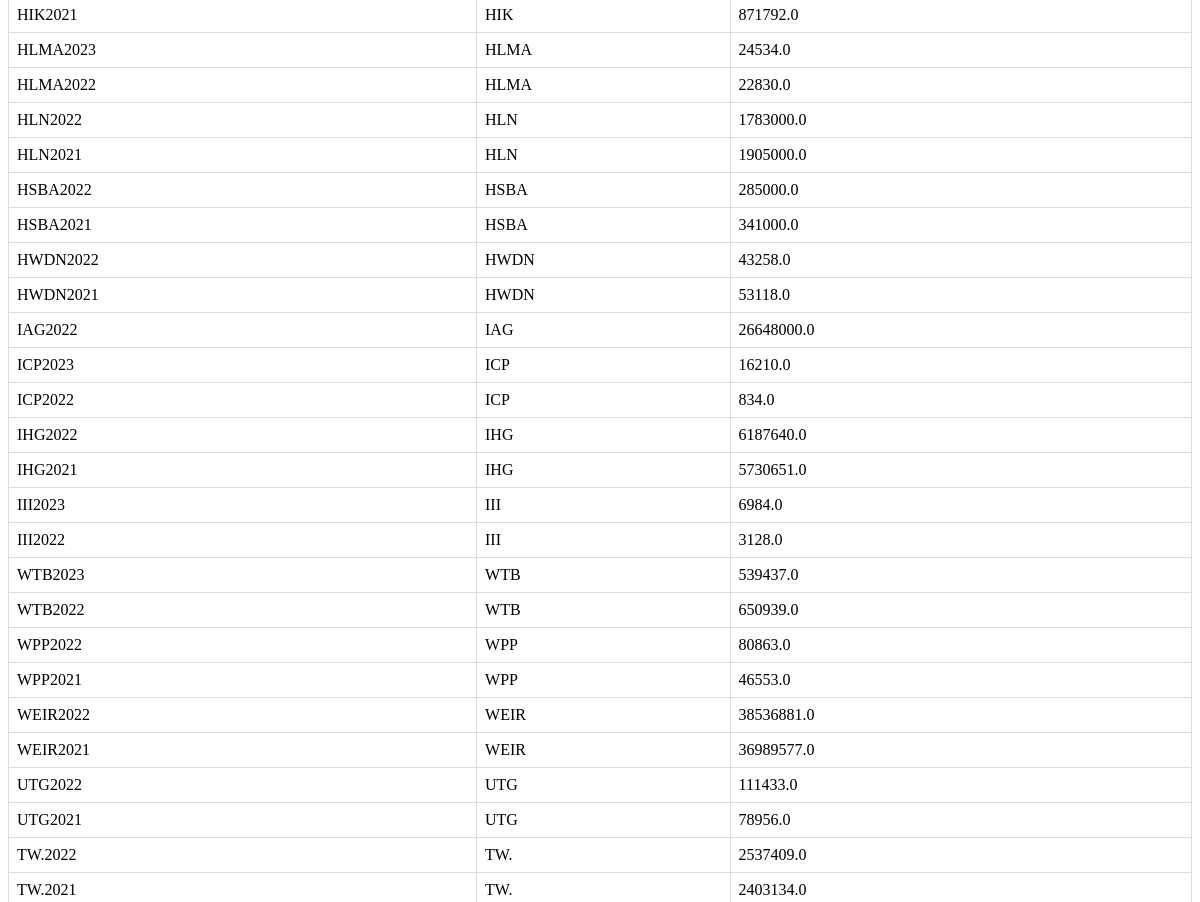
The page /view-emissions (middle part) on the database as committed earlier.
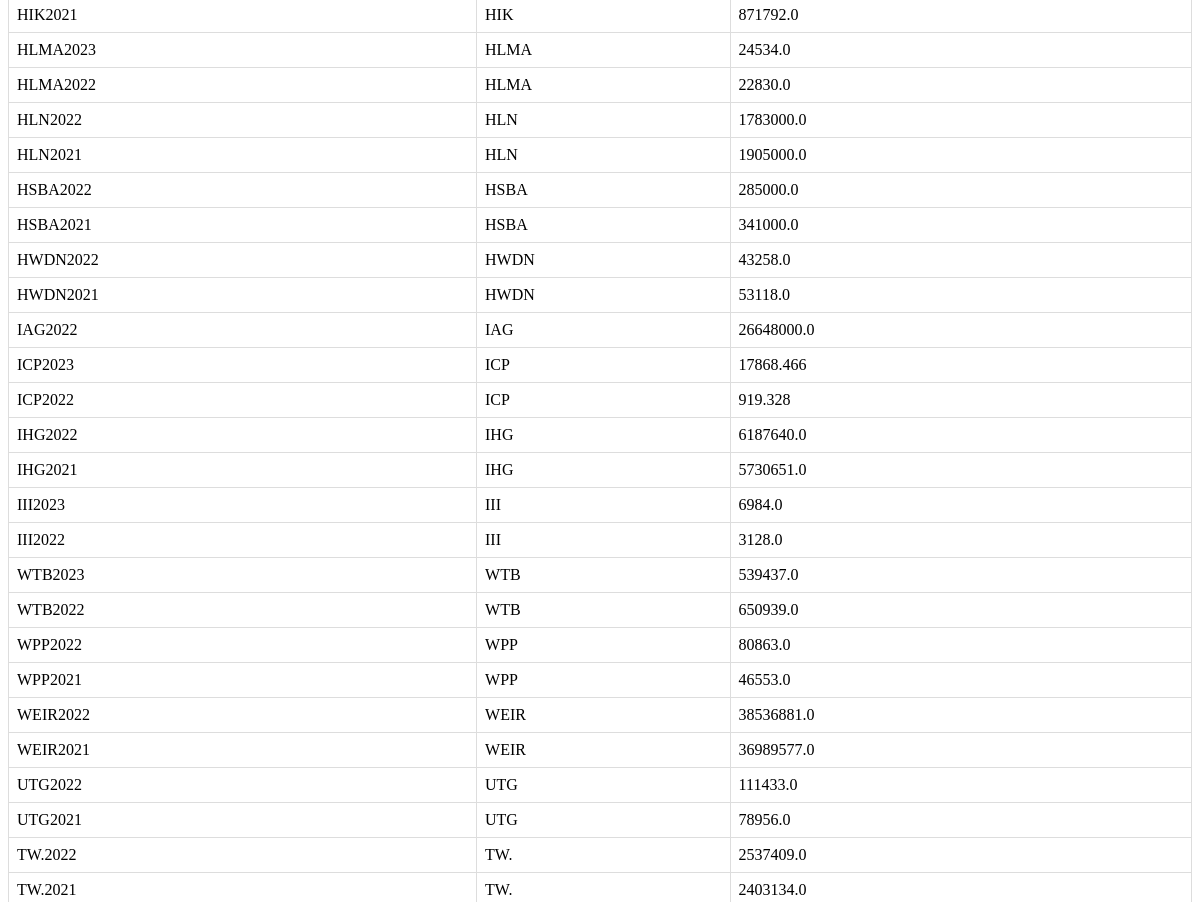
The same page on the database as committed later.
### tables this page shows
CREATE TABLE ghg_emissions (
                    ghg_id TEXT,
                    code TEXT,
                    year INTEGER,
                    ghg_emissions_available BOOLEAN,
                    url TEXT,  -- Allow NULL for optional value
                    ghg_emissions REAL,  -- Allow NULL for optional value
                    unit TEXT,  -- Allow NULL for optional value
                    emission_scope_type TEXT,  -- Allow NULL for optional value
                    profit_before_tax FLOAT,  -- Allow NULL for optional value
                    profit_before_tax_unit TEXT  -- Allow NULL for optional value
                );

### The_Footprint_Index_App/flask_app.py (the view)
@app.route("/view-emissions", methods=["GET"])
def view_emission_data():
    emissions = get_emission_data_all()
    return render_template('view_emissions.html', emissions=emissions)

### The_Footprint_Index_App/flask_app.py (called while the page is built)
def get_emission_data_all():
    conn = sqlite3.connect(DATABASE_PATH_EMISSION)
    cursor = conn.cursor()
    try:
        cursor.execute(
            "SELECT * FROM ghg_emissions"
        )
        emission_data = cursor.fetchall()
        return emission_data
    except sqlite3.Error as e:
        print("SQLite error:", e)
    finally:
        conn.close()

### The_Footprint_Index_App/templates/view_emissions.html (shortened to what this page needs)
<!DOCTYPE html>
<html lang="en">
<head>
</head>
<body>
    <table>
        <tbody>
            {% for emission in emissions %}
            <tr>
                <td>{{ emission[0] }}</td>
                <td>{{ emission[1] }}</td>
                <td>{{ emission[5] }}</td>
            </tr>
            {% endfor %}
        </tbody>
    </table>
</body>
</html>

### The_Footprint_Index_App/templates/view_emissions.html (style rules this page uses)
table { border-collapse: collapse; width: 100%; }

Rows that differ between the two databases and show on the page:
changed ghg_emissions "ICP2023": ghg_emissions "16210.0" → "17868.466"
changed ghg_emissions "ICP2022": ghg_emissions "834.0" → "919.328"
